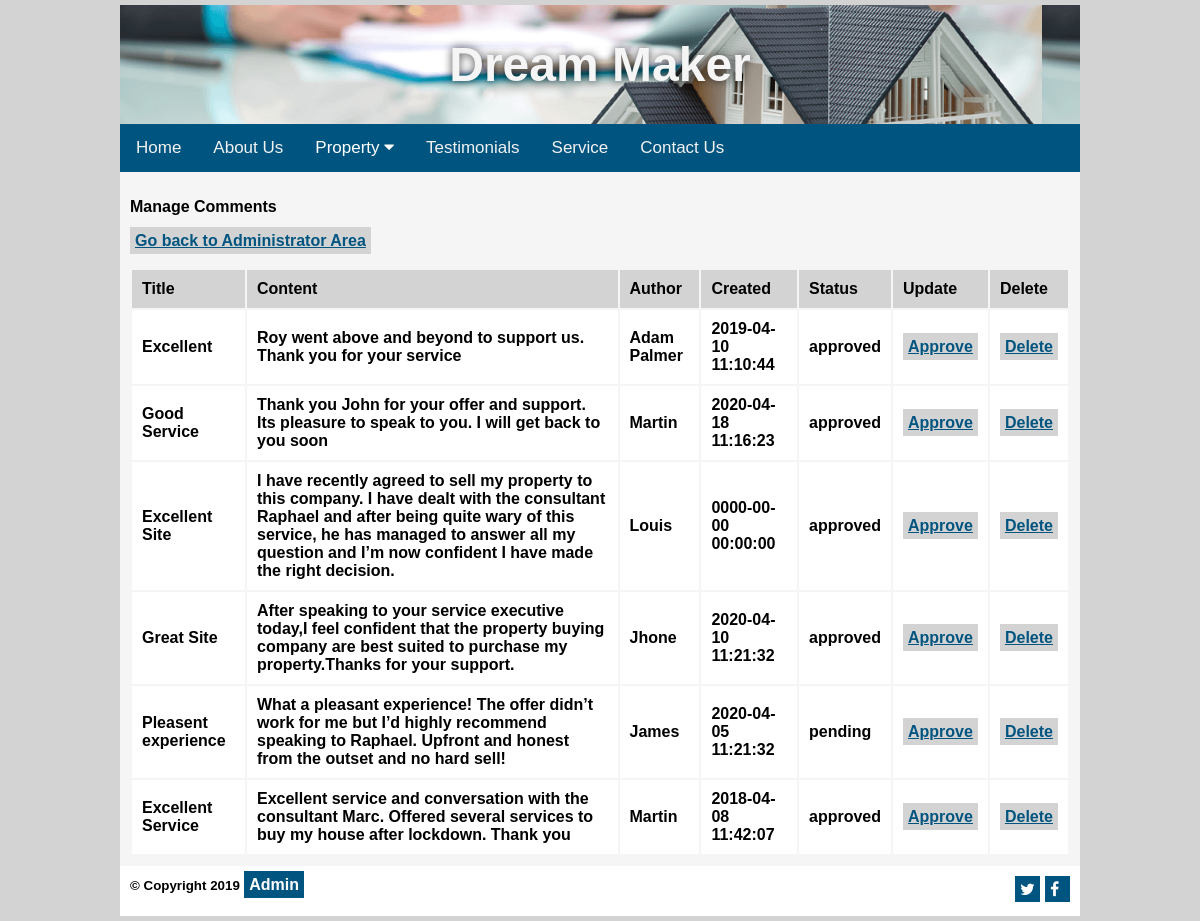
Page /managecomments.php on the committed database.
### tables this page shows
CREATE TABLE `comment` (
  `id` int(11) NOT NULL,
  `title` text NOT NULL,
  `content` text NOT NULL,
  `author_name` varchar(100) NOT NULL,
  `author_email` varchar(100) NOT NULL,
  `created_at` timestamp NOT NULL DEFAULT current_timestamp(),
  `status` enum('pending','approved') NOT NULL DEFAULT 'pending'
);

### managecomments.php (the view, shortened to what this page needs)
<!DOCTYPE HTML>
<html lang="en">
<head>
 <link rel="stylesheet" href="css/styles.css">
 </head>
<body>
<div id="container">
<div id="content">
<p><strong>Manage Comments</p>
<a href="admin.php">Go back to Administrator Area</a>
<br>
<br>
<?php
$server="localhost";
$dbuser="root";
$password="";
$link=mysqli_connect($server,$dbuser,$password);
mysqli_select_db($link, "property");
$sql ="SELECT * from comment";
$result=mysqli_query($link,$sql);
echo "<table>";
echo "<tr>
          <td><strong>Title</td>
           <td><strong>Content</td>
            <td><strong>Author</td>
            <td><strong>Created</td>
            <td><strong>Status</td>
            <td><strong>Update</td>
            <td><strong>Delete</td>
            </tr>";
while($row=mysqli_fetch_array($result)) {
$id=$row["id"];
$title=$row["title"];
$content=$row["content"];
$author=$row["author_name"];
$created=$row["created_at"];
$status=$row["status"];
echo "<tr>
<td>$title</td>
<td>$content</td>
<td>$author</td>
<td>$created</td>
<td>$status</td>
<td><a href='updatecomment.php?id=$id' onclick=\"return confirm('Are you sure you want to approve this comment?');\">Approve</a></td>
<td><a href='deletecomment.php?id=$id' onclick=\"return confirm('Are you sure you want to delete this comment?');\">Delete</a></td>
</tr>";
}
echo "</table>";
?>
</div>
</div>
</body>
</html>

### css/styles.css (style rules this page uses)
body { background-color: lightgrey; background-size: 90%; margin:0;font-family:Arial, Helvetica, sans-serif; }
#container { margin: auto; width: 80%; background-image: url('banner10.png'); border: 5px solid lightgrey; }
.sitename h1 { text-align: center; font-size: 3rem; color: whitesmoke; text-shadow: 0 0 .625rem rgba(0,0,0,0.75); }
#content { background-color: whitesmoke ; padding: 10px; min-height: 300px; }
#content a { background-color:lightgrey; color:#005580; font-weight:bold; padding:5px; }
#footer { background-color: #ffffff; height: 30px; padding: 10px; }
#footer a { background-color: #005580; color: white; text-decoration:none; padding:5px; }
table td { padding: 10px; }
table { width: 100% }
table tr:nth-child(1) { background-color: lightgray; }
table tr { background-color:#FFFFFF; }
.topnav { overflow: hidden; background-color: #005580; }
.topnav a { float: left; display: block; color: #f2f2f2; text-align: center; padding: 14px 16px; text-decoration: none; font-size: 17px; }
.dropdown { float: left; overflow: hidden; }
.dropdown .dropbtn { font-size: 17px; border: none; outline: none; color: white; padding: 14px 16px; background-color: inherit; font-family: inherit; margin: 0; }

### rows in the picture
comment: title "Excellent", content "Roy went above and beyond to support us. Thank you for your service", author_name "Adam Palmer", created_at "2019-04-10 11:10:44", status "approved"
comment: title "Good Service", content "Thank you John for your offer and support. Its pleasure to speak to you. I will get back to you soon", author_name "Martin", created_at "2020-04-18 11:16:23", status "approved"
comment: title "Excellent Site", content "I have recently agreed to sell my property to this company. I have dealt with the consultant Raphael and after being quite wary of this service, he has managed to answer all my question and I’m now confident I have made the right decision.", author_name "Louis", created_at "0000-00-00 00:00:00", status "approved"
comment: title "Great Site", content "After speaking to your service executive today,I feel confident that the property buying company are best suited to purchase my property.Thanks for your support.", author_name "Jhone", created_at "2020-04-10 11:21:32", status "approved"
comment: title "Pleasent experience", content "What a pleasant experience! The offer didn’t work for me but I’d highly recommend speaking to Raphael. Upfront and honest from the outset and no hard sell!", author_name "James", created_at "2020-04-05 11:21:32", status "pending"
comment: title "Excellent Service", content "Excellent service and conversation with the consultant Marc. Offered several services to buy my house after lockdown. Thank you", author_name "Martin", created_at "2018-04-08 11:42:07", status "approved"
